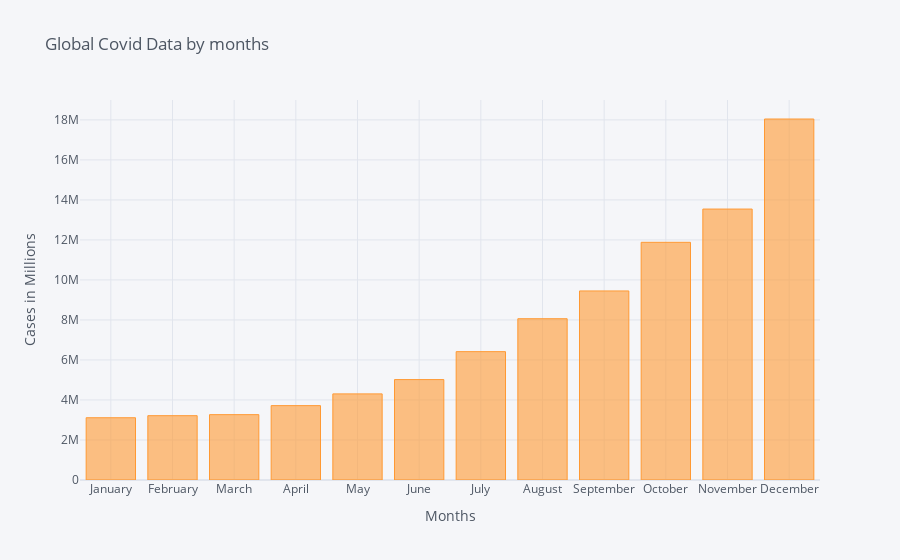

Write notebook code for a chart like this one.
### Code cell
import numpy as np
import cufflinks as cf
cf.go_offline()
%matplotlib inline
# adf.iplot(kind='bar',y='total_cases',x='month',title='Global Data by months',xTitle='Months',yTitle='Cases in Millions')
new_df.iplot(kind='bar',y='total_cases',x='month',title='Global Covid Data by months',xTitle='Months',yTitle='Cases in Millions')
type(new_df['month'].iloc[0])

### Figure 1 — Plotly figure (JSON) as saved in the notebook; plotly's stock layout.template omitted (floating-point values rounded to 4 significant figures)
{"data": [{"marker": {"color": "rgba(255, 153, 51, 0.6)", "line": {"color": "rgba(255, 153, 51, 1.0)", "width": 1}}, "name": "total_cases", "orientation": "v", "text": "", "type": "bar", "x": ["January", "February", "March", "April", "May", "June", "July", "August", "September", "October", "November", "December"], "y": [3112000.0, 3215000.0, 3267000.0, 3717000.0, 4305000.0, 5020000.0, 6416000.0, 8062000.0, 9451000.0, 11880000.0, 13540000.0, 18050000.0]}], "layout": {"legend": {"bgcolor": "#F5F6F9", "font": {"color": "#4D5663"}}, "paper_bgcolor": "#F5F6F9", "plot_bgcolor": "#F5F6F9", "title": {"font": {"color": "#4D5663"}, "text": "Global Covid Data by months"}, "xaxis": {"gridcolor": "#E1E5ED", "showgrid": true, "tickfont": {"color": "#4D5663"}, "title": {"font": {"color": "#4D5663"}, "text": "Months"}, "zerolinecolor": "#E1E5ED"}, "yaxis": {"gridcolor": "#E1E5ED", "showgrid": true, "tickfont": {"color": "#4D5663"}, "title": {"font": {"color": "#4D5663"}, "text": "Cases in Millions"}, "zerolinecolor": "#E1E5ED"}}}
